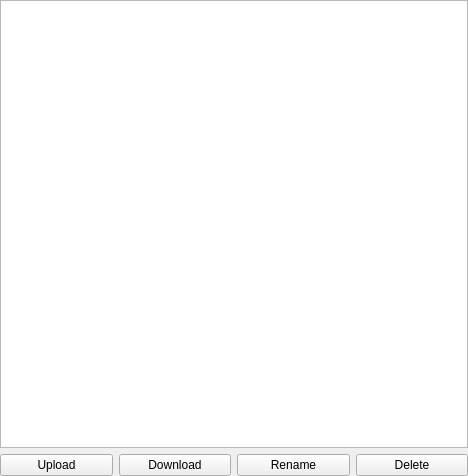
<?xml version="1.0" encoding="UTF-8"?>
<ui version="4.0">
 <class>ProgramInfoFiles</class>
 <widget class="QWidget" name="ProgramInfoFiles">
  <property name="geometry">
   <rect>
    <x>0</x>
    <y>0</y>
    <width>468</width>
    <height>476</height>
   </rect>
  </property>
  <property name="windowTitle">
   <string>Form</string>
  </property>
  <layout class="QVBoxLayout" name="verticalLayout">
   <property name="margin">
    <number>0</number>
   </property>
   <item>
    <layout class="QGridLayout" name="gridLayout">
     <item row="0" column="0" colspan="4">
      <widget class="QTreeView" name="tree_files">
       <property name="minimumSize">
        <size>
         <width>0</width>
         <height>300</height>
        </size>
       </property>
      </widget>
     </item>
     <item row="1" column="0">
      <widget class="QPushButton" name="button_upload_files">
       <property name="text">
        <string>Upload</string>
       </property>
      </widget>
     </item>
     <item row="1" column="1">
      <widget class="QPushButton" name="button_download_files">
       <property name="text">
        <string>Download</string>
       </property>
      </widget>
     </item>
     <item row="1" column="2">
      <widget class="QPushButton" name="button_rename_file">
       <property name="text">
        <string>Rename</string>
       </property>
      </widget>
     </item>
     <item row="1" column="3">
      <widget class="QPushButton" name="button_delete_files">
       <property name="text">
        <string>Delete</string>
       </property>
      </widget>
     </item>
    </layout>
   </item>
  </layout>
 </widget>
 <resources/>
 <connections/>
</ui>
